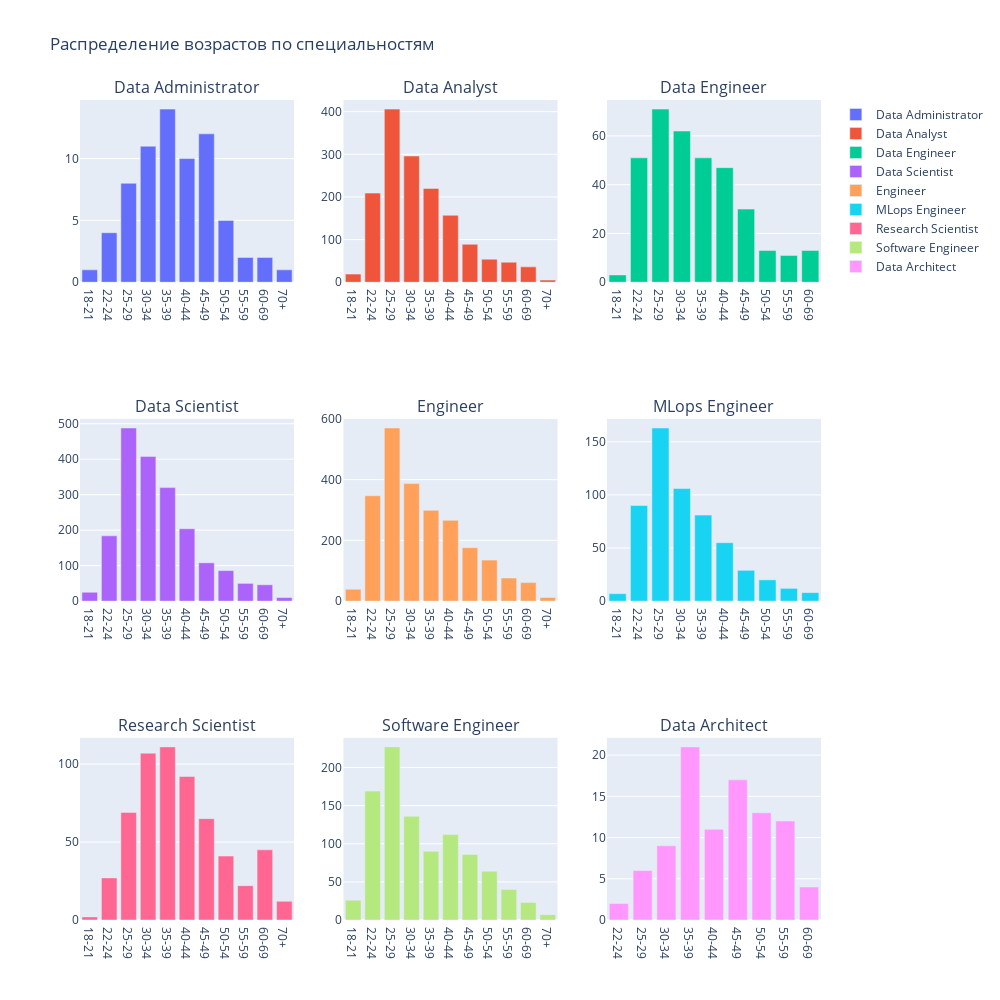

This figure's notebook cell:
### Markdown cell above
## Задание 4
Используя библиотеку plotly, построй столбцовую диаграмму (Bar plot) на распределение респондентов по возрасту по
специальностям Data Administrator, Data Analyst, Data Engineer, Data Scientist, Engineer, MLops Engineer, 
Research Scientist, Software Engineer, Data Architect

### Code cell
import plotly.graph_objects as go
from plotly.subplots import make_subplots
def age_of_proff(name_profession):
    # dict_ages = data.loc[1::][['Q2', 'Q23']].dropna().query(f'Q23 == "{name_profession}"')['Q2'].value_counts().to_dict()
    dict_ages = data.loc[1::][['Q2', 'Q23']].dropna().query(f'Q23.str.contains("{name_profession}")')['Q2'].value_counts().to_dict()
    dict_ages = dict(sorted(dict_ages.items(), key=lambda item: item[0], reverse=False))
    return dict_ages
#входные 
name_profession = ['Data Administrator', 'Data Analyst', 'Data Engineer',
            'Data Scientist', 'Engineer', 'MLops Engineer',
            'Research Scientist', 'Software Engineer', 'Data Architect']
# arr_names =  list(data['Q23'].loc[1:].dropna().unique())
dict_ages = age_of_proff(arr_names[5])

#График

# Создание столбчатой диаграммы с использованием данных
fig = make_subplots(rows=3, cols=3,subplot_titles=name_profession)
i = 0
# fig.for_each_xaxis(lambda axis: axis.title.update(font=dict(size=24)))
fig.for_each_trace(lambda title: title.update(font=dict(size=2)))
for name in name_profession:
    dict_ages = age_of_proff(name)
    t = go.Bar(x=list(dict_ages.keys()), y=list(dict_ages.values()), name=name)
    fig.add_trace(t, row=(i//3) + 1 ,col=  (i)%3 + 1)
    # fig.update_traces(name=name, text=dict(size=15, family="Arial", color="black", weight="bold"))
    # fig.update_traces()
    # fig.update_xaxes(title={'text' : name, 'yanchor': 'top',}, row=(i//3) + 1 ,col=  (i)%3 + 1)
    fig.update_traces(selector=dict(type='bar', row=(i//3) + 1 ,col=  (i)%3 + 1), title = name, overwrite= True)
    # fig.update_layout(title=name, title_x=1, title_y=0, title_font_size=20, title_font_color='red', overwrite= True, title_font_family='Arial', title_pad_t=0)

    i += 1

# Установка заголовка и меток осей
fig.update_layout(title='Распределение возрастов по специальностям',height=1000, width=1000)
# fig.update_layout(legend=dict(font=dict(size=12)))

# Отображение диаграммы
fig.show()

### Figure 1 — Plotly figure (JSON) as saved in the notebook; plotly's stock layout.template omitted (floating-point values rounded to 4 significant figures)
{"data": [{"name": "Data Administrator", "type": "bar", "x": ["18-21", "22-24", "25-29", "30-34", "35-39", "40-44", "45-49", "50-54", "55-59", "60-69", "70+"], "xaxis": "x", "y": [1, 4, 8, 11, 14, 10, 12, 5, 2, 2, 1], "yaxis": "y"}, {"name": "Data Analyst", "type": "bar", "x": ["18-21", "22-24", "25-29", "30-34", "35-39", "40-44", "45-49", "50-54", "55-59", "60-69", "70+"], "xaxis": "x2", "y": [19, 209, 406, 296, 220, 157, 89, 54, 47, 36, 5], "yaxis": "y2"}, {"name": "Data Engineer", "type": "bar", "x": ["18-21", "22-24", "25-29", "30-34", "35-39", "40-44", "45-49", "50-54", "55-59", "60-69"], "xaxis": "x3", "y": [3, 51, 71, 62, 51, 47, 30, 13, 11, 13], "yaxis": "y3"}, {"name": "Data Scientist", "type": "bar", "x": ["18-21", "22-24", "25-29", "30-34", "35-39", "40-44", "45-49", "50-54", "55-59", "60-69", "70+"], "xaxis": "x4", "y": [25, 184, 488, 408, 320, 204, 108, 86, 50, 46, 10], "yaxis": "y4"}, {"name": "Engineer", "type": "bar", "x": ["18-21", "22-24", "25-29", "30-34", "35-39", "40-44", "45-49", "50-54", "55-59", "60-69", "70+"], "xaxis": "x5", "y": [39, 347, 570, 387, 299, 266, 176, 135, 76, 61, 12], "yaxis": "y5"}, {"name": "MLops Engineer", "type": "bar", "x": ["18-21", "22-24", "25-29", "30-34", "35-39", "40-44", "45-49", "50-54", "55-59", "60-69"], "xaxis": "x6", "y": [7, 90, 163, 106, 81, 55, 29, 20, 12, 8], "yaxis": "y6"}, {"name": "Research Scientist", "type": "bar", "x": ["18-21", "22-24", "25-29", "30-34", "35-39", "40-44", "45-49", "50-54", "55-59", "60-69", "70+"], "xaxis": "x7", "y": [2, 27, 69, 107, 111, 92, 65, 41, 22, 45, 12], "yaxis": "y7"}, {"name": "Software Engineer", "type": "bar", "x": ["18-21", "22-24", "25-29", "30-34", "35-39", "40-44", "45-49", "50-54", "55-59", "60-69", "70+"], "xaxis": "x8", "y": [26, 169, 227, 136, 90, 112, 86, 64, 40, 23, 7], "yaxis": "y8"}, {"name": "Data Architect", "type": "bar", "x": ["22-24", "25-29", "30-34", "35-39", "40-44", "45-49", "50-54", "55-59", "60-69"], "xaxis": "x9", "y": [2, 6, 9, 21, 11, 17, 13, 12, 4], "yaxis": "y9"}], "layout": {"annotations": [{"font": {"size": 16}, "showarrow": false, "text": "Data Administrator", "x": 0.1444, "xanchor": "center", "xref": "paper", "y": 1, "yanchor": "bottom", "yref": "paper"}, {"font": {"size": 16}, "showarrow": false, "text": "Data Analyst", "x": 0.5, "xanchor": "center", "xref": "paper", "y": 1, "yanchor": "bottom", "yref": "paper"}, {"font": {"size": 16}, "showarrow": false, "text": "Data Engineer", "x": 0.8556, "xanchor": "center", "xref": "paper", "y": 1, "yanchor": "bottom", "yref": "paper"}, {"font": {"size": 16}, "showarrow": false, "text": "Data Scientist", "x": 0.1444, "xanchor": "center", "xref": "paper", "y": 0.6111, "yanchor": "bottom", "yref": "paper"}, {"font": {"size": 16}, "showarrow": false, "text": "Engineer", "x": 0.5, "xanchor": "center", "xref": "paper", "y": 0.6111, "yanchor": "bottom", "yref": "paper"}, {"font": {"size": 16}, "showarrow": false, "text": "MLops Engineer", "x": 0.8556, "xanchor": "center", "xref": "paper", "y": 0.6111, "yanchor": "bottom", "yref": "paper"}, {"font": {"size": 16}, "showarrow": false, "text": "Research Scientist", "x": 0.1444, "xanchor": "center", "xref": "paper", "y": 0.2222, "yanchor": "bottom", "yref": "paper"}, {"font": {"size": 16}, "showarrow": false, "text": "Software Engineer", "x": 0.5, "xanchor": "center", "xref": "paper", "y": 0.2222, "yanchor": "bottom", "yref": "paper"}, {"font": {"size": 16}, "showarrow": false, "text": "Data Architect", "x": 0.8556, "xanchor": "center", "xref": "paper", "y": 0.2222, "yanchor": "bottom", "yref": "paper"}], "height": 1000, "title": {"text": "Распределение возрастов по специальностям"}, "width": 1000, "xaxis": {"anchor": "y", "domain": [0, 0.2889]}, "xaxis2": {"anchor": "y2", "domain": [0.3556, 0.6444]}, "xaxis3": {"anchor": "y3", "domain": [0.7111, 1]}, "xaxis4": {"anchor": "y4", "domain": [0, 0.2889]}, "xaxis5": {"anchor": "y5", "domain": [0.3556, 0.6444]}, "xaxis6": {"anchor": "y6", "domain": [0.7111, 1]}, "xaxis7": {"anchor": "y7", "domain": [0, 0.2889]}, "xaxis8": {"anchor": "y8", "domain": [0.3556, 0.6444]}, "xaxis9": {"anchor": "y9", "domain": [0.7111, 1]}, "yaxis": {"anchor": "x", "domain": [0.7778, 1]}, "yaxis2": {"anchor": "x2", "domain": [0.7778, 1]}, "yaxis3": {"anchor": "x3", "domain": [0.7778, 1]}, "yaxis4": {"anchor": "x4", "domain": [0.3889, 0.6111]}, "yaxis5": {"anchor": "x5", "domain": [0.3889, 0.6111]}, "yaxis6": {"anchor": "x6", "domain": [0.3889, 0.6111]}, "yaxis7": {"anchor": "x7", "domain": [0, 0.2222]}, "yaxis8": {"anchor": "x8", "domain": [0, 0.2222]}, "yaxis9": {"anchor": "x9", "domain": [0, 0.2222]}}}
